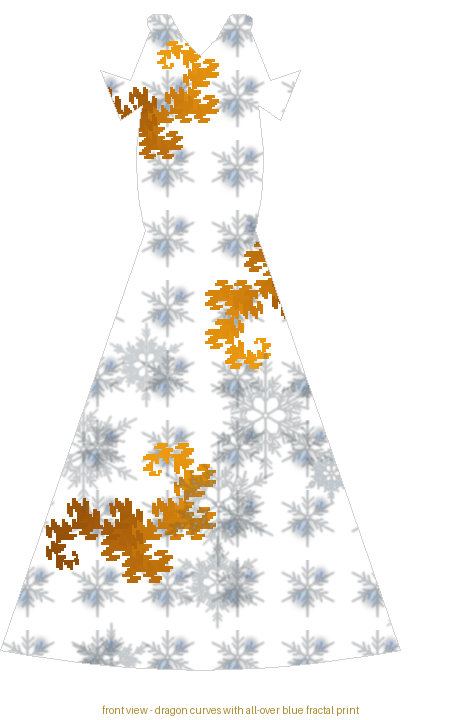
#> input picture frock..png, 460 x 720 px
$ python -i FrockDesign.py   (imports and definitions only)
#> lines starting #> are read from the running program, lines starting #| are printed output that depends on the picture; after the words box and inside, x2 and y2 are one past the last pixel; in counts of white or black regions, pixels touching at a corner belong together
#> `picture = cv2.imread('frock..png', cv2.IMREAD_GRAYSCALE)`:
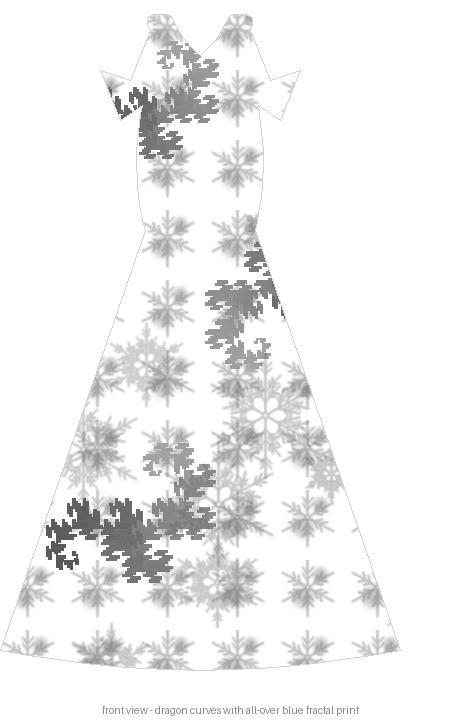
#> picture: shape (720, 460); min 88, max 255, mean 240.3
"""
Dragon Curve + Snowflake Fractal Art Generator
------------------------------------------------
Recreates a piece with:
  - Several gold-to-dark-brown "dragon curve" fractal blobs, rendered
    in a chunky/pixelated style.
  - Soft, blurred light-gray snowflake fractals scattered in the background.

Color scheme (kept exactly as in the reference art):
  Dragon curve gradient : dark brown  -> orange -> bright gold
  Snowflakes             : light gray, semi-transparent, blurred
  Background             : white

Requires: pillow  (pip install pillow --break-system-packages)
"""

import math
import random
from PIL import Image, ImageDraw, ImageFilter

# ----------------------------------------------------------------------
# CONFIG
# ----------------------------------------------------------------------
CANVAS_W, CANVAS_H = 600, 800          # final image size
BG_COLOR = (255, 255, 255, 255)

# Dragon curve color gradient (dark brown -> gold), matches reference art
DRAGON_COLOR_STOPS = [
    (92, 51, 15),     # dark brown
    (170, 97, 15),    # burnt orange
    (224, 145, 22),   # amber
    (247, 181, 33),   # bright gold
]

SNOWFLAKE_COLOR = (185, 195, 205)      # light gray-blue
SNOWFLAKE_ALPHA_RANGE = (35, 90)       # translucency range

# [1 line not run here, left out]


# ----------------------------------------------------------------------
# DRAGON CURVE (L-SYSTEM)
# ----------------------------------------------------------------------
# [24 lines left out: functions dragon_curve_string, dragon_curve_points, not called in this run]


def lerp_color(c1, c2, t):
    return tuple(int(c1[i] + (c2[i] - c1[i]) * t) for i in range(3))


# [52 lines left out: functions gradient_color, draw_dragon_blob, not called in this run]


# ----------------------------------------------------------------------
# SNOWFLAKE FRACTAL (recursive branching, koch-style arms)
# ----------------------------------------------------------------------
def draw_branch(draw, x, y, angle, length, depth, width):
    if depth == 0 or length < 2:
        return
    x2 = x + length * math.cos(math.radians(angle))
    y2 = y + length * math.sin(math.radians(angle))
    draw.line([(x, y), (x2, y2)], fill=(255, 255, 255, 255), width=max(1, width))

    # small side spikes partway along the branch (snowflake teeth)
    for frac in (0.4, 0.7):
        bx = x + (x2 - x) * frac
        by = y + (y2 - y) * frac
        for side_angle in (angle - 45, angle + 45):
            side_len = length * 0.35
            sx = bx + side_len * math.cos(math.radians(side_angle))
            sy = by + side_len * math.sin(math.radians(side_angle))
            draw.line([(bx, by), (sx, sy)], fill=(255, 255, 255, 255),
                      width=max(1, width - 1))

    draw_branch(draw, x2, y2, angle, length * 0.55, depth - 1, max(1, width - 1))


def make_snowflake(size=160, depth=3):
    """Return an RGBA image containing one 6-armed fractal snowflake (white)."""
#> called with size = 160, depth = 3
    img = Image.new("RGBA", (size, size), (0, 0, 0, 0))
#> img: PIL image 160x160 RGBA; every value is 0
    draw = ImageDraw.Draw(img)
    cx, cy = size / 2, size / 2
    arm_len = size * 0.42
    for i in range(6):
        angle = i * 60
        draw_branch(draw, cx, cy, angle, arm_len, depth, width=3)
    return img


def scatter_snowflakes(base_img: Image.Image, count=16):
    """Paste multiple blurred, tinted, semi-transparent snowflakes as background."""
    base_flake = make_snowflake(size=160, depth=3)

    for _ in range(count):
        size = random.randint(70, 220)
        flake = base_flake.resize((size, size), Image.LANCZOS)
        flake = flake.rotate(random.uniform(0, 360), expand=True)

        # tint white pixels to the snowflake gray color
        r, g, b, a = flake.split()
        tint = Image.new("RGBA", flake.size, SNOWFLAKE_COLOR + (0,))
        tint.putalpha(a)
        flake = tint

        # random translucency + blur (some sharper/closer, some hazier/farther)
        alpha_val = random.randint(*SNOWFLAKE_ALPHA_RANGE)
        r2, g2, b2, a2 = flake.split()
        a2 = a2.point(lambda p: int(p * alpha_val / 255))
        flake.putalpha(a2)

        blur_radius = random.uniform(0.5, 2.5)
        flake = flake.filter(ImageFilter.GaussianBlur(blur_radius))

        px = random.randint(-20, CANVAS_W - size + 20)
        py = random.randint(-20, CANVAS_H - size + 20)
        base_img.alpha_composite(flake, (px, py))
#> this loop made 1 pass
#> pass 1, in scatter_snowflakes, `r, g, b, a = flake.split()`:
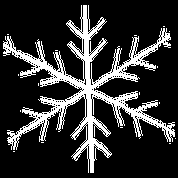
#> r: PIL image 178x178 L; 19.2% white; 17 white regions (16 under 20 px), largest, box (x1, y1, x2, y2) and area: (3, 5, 175, 173) 6053
#> pass 1, in scatter_snowflakes, `r, g, b, a = flake.split()`:
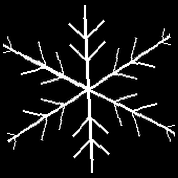
#> a: PIL image 178x178 L; min 0, max 255, mean 21.8
#> after the loop:
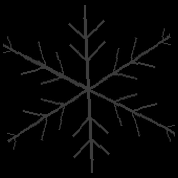
#> a2: PIL image 178x178 L; min 0, max 61, mean 5.1
#> after the loop:
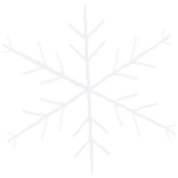
#> flake: PIL image 178x178 RGBA; mean R, G, B, A 185, 195, 205, 5.1; transparent parts drawn white


# ----------------------------------------------------------------------
# MAIN COMPOSITION
# ----------------------------------------------------------------------
# [24 lines left out: function generate_art, not called in this run]


# [2 lines not run here, left out]

>>> import cv2
>>> picture = cv2.imread('frock..png', cv2.IMREAD_GRAYSCALE)
#> (the run stopped early here; a loop or call above may not have finished)

$ run again, on frock_pattern.png
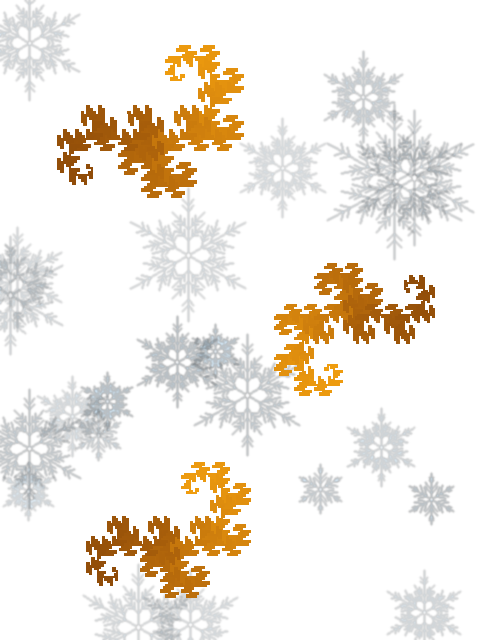
#> input picture frock_pattern.png, 480 x 640 px
#> `picture = cv2.imread('frock..png', cv2.IMREAD_GRAYSCALE)`:
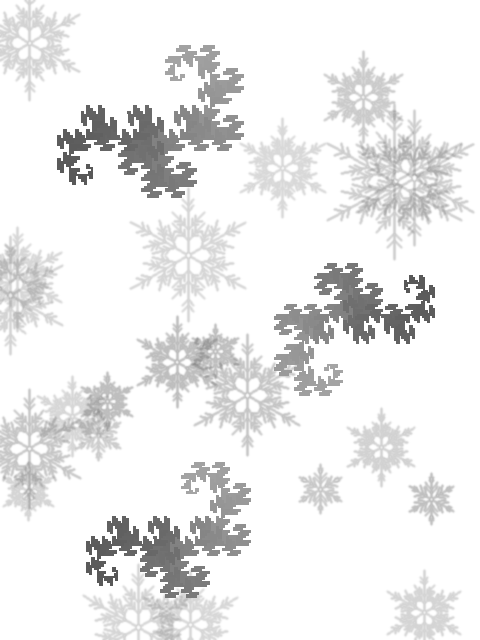
#> picture: shape (640, 480); min 88, max 255, mean 236.5
#> img: PIL image 160x160 RGBA; every value is 0
